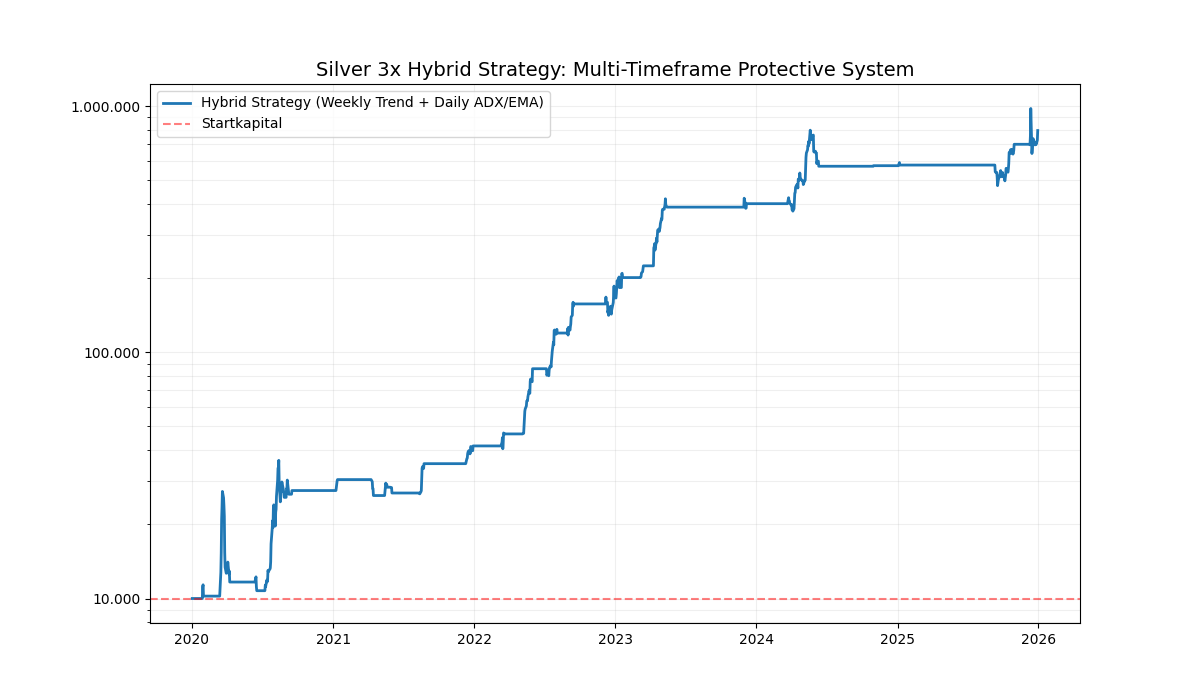

Source code (Python):
import yfinance as yf
import pandas as pd
import numpy as np
import matplotlib.pyplot as plt
import matplotlib.ticker as mtick

def calculate_vortex(df, period=14, ema_span=None):
    """Berechnet Vortex VI+ und VI- (optional mit EMA Glättung)"""
    h_l = df['High'] - df['Low']
    h_pc = abs(df['High'] - df['Close'].shift(1))
    l_pc = abs(df['Low'] - df['Close'].shift(1))
    tr = pd.concat([h_l, h_pc, l_pc], axis=1).max(axis=1)
    
    vmp = abs(df['High'] - df['Low'].shift(1))
    vmm = abs(df['Low'] - df['High'].shift(1))
    
    vi_plus = vmp.rolling(period).sum() / tr.rolling(period).sum()
    vi_minus = vmm.rolling(period).sum() / tr.rolling(period).sum()
    
    if ema_span:
        vi_plus = vi_plus.ewm(span=ema_span, adjust=False).mean()
        vi_minus = vi_minus.ewm(span=ema_span, adjust=False).mean()
        
    return vi_plus, vi_minus

def calculate_adx(df, period=14):
    """Berechnet den ADX nach Wilder's Methode"""
    up_move = df['High'] - df['High'].shift(1)
    down_move = df['Low'].shift(1) - df['Low']
    
    dm_plus = np.where((up_move > down_move) & (up_move > 0), up_move, 0)
    dm_minus = np.where((down_move > up_move) & (down_move > 0), down_move, 0)
    
    tr = pd.concat([df['High']-df['Low'], abs(df['High']-df['Close'].shift(1)), abs(df['Low']-df['Close'].shift(1))], axis=1).max(axis=1)
    tr_s = tr.ewm(alpha=1/period, adjust=False).mean()
    dm_p_s = pd.Series(dm_plus, index=df.index).ewm(alpha=1/period, adjust=False).mean()
    dm_m_s = pd.Series(dm_minus, index=df.index).ewm(alpha=1/period, adjust=False).mean()
    
    di_p = 100 * (dm_p_s / tr_s)
    di_m = 100 * (dm_m_s / tr_s)
    dx = 100 * abs(di_p - di_m) / (di_p + di_m)
    return dx.ewm(alpha=1/period, adjust=False).mean()

# --- 1. Daten Setup ---
tickers = {"futures": "SI=F", "long_etf": "3LSI.L", "short_etf": "3SSI.L"}
raw_data = yf.download(list(tickers.values()), start="2020-01-01", auto_adjust=True)

# Datenreinigung (Outlier Filter für Splits)
def get_clean_returns(ticker):
    data = raw_data['Close'][ticker].ffill()
    rets = data.pct_change()
    rets[abs(rets) > 0.5] = 0 # Split-Korrektur
    return rets.fillna(0)

returns_long = get_clean_returns(tickers["long_etf"])
returns_short = get_clean_returns(tickers["short_etf"])
daily_futures = raw_data.xs(tickers["futures"], axis=1, level=1).dropna()

# --- 2. Multi-Timeframe Signalberechnung ---
# A) Weekly Master Trend (Ohne EMA, um den "echten" Trend zu sehen)
weekly_futures = daily_futures.resample('W-FRI').agg({'High':'max', 'Low':'min', 'Close':'last'})
w_vi_p, w_vi_m = calculate_vortex(weekly_futures, period=14)
weekly_trend = np.where(w_vi_p > w_vi_m, 1, -1)
weekly_trend_ser = pd.Series(weekly_trend, index=weekly_futures.index).shift(1)

# B) Daily Execution Signal (Mit EMA 10 und ADX)
d_vi_p, d_vi_m = calculate_vortex(daily_futures, period=14, ema_span=10)
d_adx = calculate_adx(daily_futures, period=14)

# --- 3. Signal-Synchronisation & Logik ---
# Wir mappen den Weekly Trend auf die Daily Ebene
master_trend = weekly_trend_ser.reindex(daily_futures.index, method='ffill').fillna(0)

# Kombinierte Logik:
# 1 (Long): Weekly Trend ist POSITIV UND Daily VI+ > VI- UND ADX > 25
# -1 (Short): Weekly Trend ist NEGATIV UND Daily VI- > VI+ UND ADX > 25
# 0 (Cash): Sonst (Schutz vor Seitwärtsmarkt)
signal = np.zeros(len(daily_futures))
for i in range(len(daily_futures)):
    if d_adx.iloc[i] > 25:
        if master_trend.iloc[i] == 1 and d_vi_p.iloc[i] > d_vi_m.iloc[i]:
            signal[i] = 1
        elif master_trend.iloc[i] == -1 and d_vi_m.iloc[i] > d_vi_p.iloc[i]:
            signal[i] = -1

daily_signals = pd.Series(signal, index=daily_futures.index).shift(1).fillna(0)

# --- 4. Simulation ---
capital = 10000.0
equity_curve = [capital]

for i in range(1, len(daily_signals)):
    sig = daily_signals.iloc[i]
    ret = returns_long.iloc[i] if sig == 1 else (returns_short.iloc[i] if sig == -1 else 0)
    capital *= (1 + ret)
    equity_curve.append(capital)

results = pd.DataFrame({'Equity': equity_curve}, index=daily_signals.index)

# --- 5. Visualisierung ---
plt.figure(figsize=(12,7))
plt.yscale('log')
plt.plot(results['Equity'], label='Hybrid Strategy (Weekly Trend + Daily ADX/EMA)', color='#1f77b4', linewidth=2)
plt.axhline(y=10000, color='red', linestyle='--', alpha=0.5, label='Startkapital')

ax = plt.gca()
ax.yaxis.set_major_formatter(mtick.FuncFormatter(lambda x, p: f"{int(x):,}".replace(",", ".")))
ax.yaxis.set_minor_formatter(mtick.NullFormatter())

plt.title('Silver 3x Hybrid Strategy: Multi-Timeframe Protective System', fontsize=14)
plt.grid(True, which="both", alpha=0.2)
plt.legend()
plt.show()

print(f"Finales Kapital: {results['Equity'].iloc[-1]:.2f} EUR")
